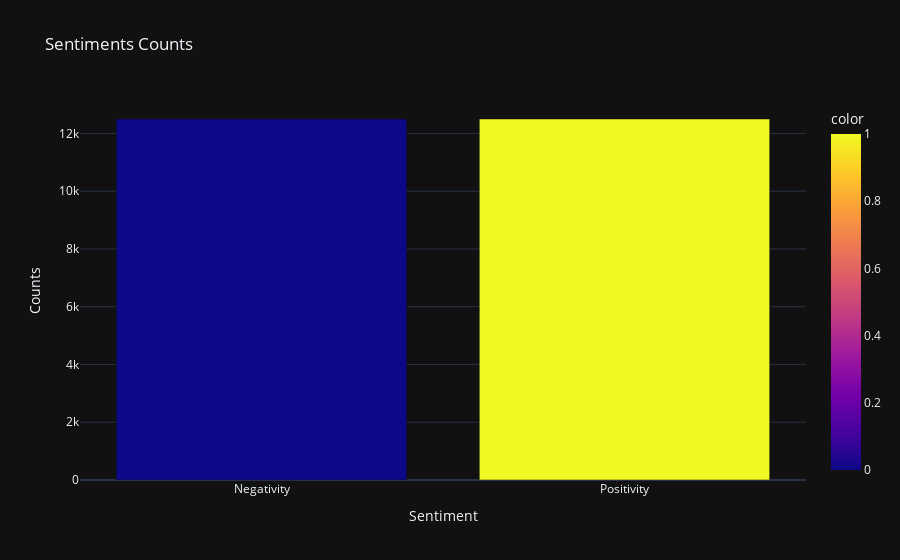

Write notebook code for a chart like this one.
### Code cell
# preprocessing the data
sentiment_counts=train_df['sentiment'].value_counts()

fig= px.bar(x={0:'Negativity', 1:'Positivity'},
           y=sentiment_counts.values,
           color=sentiment_counts.index,
           color_discrete_sequence=px.colors.qualitative.Dark24,
           title='<b>Sentiments Counts')
fig.update_layout(title='Sentiments Counts',
                 xaxis_title='Sentiment',
                 yaxis_title='Counts',
                 template='plotly_dark')

# show the bar chart
fig.show()
pyo.plot(fig,filename= 'Sentiments Counts.html', auto_open=True)

### Figure 1 — Plotly figure (JSON) as saved in the notebook; plotly's stock layout.template omitted (floating-point values rounded to 4 significant figures)
{"data": [{"alignmentgroup": "True", "hovertemplate": "x=%{x}<br>y=%{y}<br>color=%{marker.color}<extra></extra>", "legendgroup": "", "marker": {"color": [0, 1], "coloraxis": "coloraxis", "pattern": {"shape": ""}}, "name": "", "offsetgroup": "", "orientation": "v", "showlegend": false, "textposition": "auto", "type": "bar", "x": ["Negativity", "Positivity"], "xaxis": "x", "y": [12500, 12500], "yaxis": "y"}], "layout": {"barmode": "relative", "coloraxis": {"colorbar": {"title": {"text": "color"}}, "colorscale": [[0, "#0d0887"], [0.1111, "#46039f"], [0.2222, "#7201a8"], [0.3333, "#9c179e"], [0.4444, "#bd3786"], [0.5556, "#d8576b"], [0.6667, "#ed7953"], [0.7778, "#fb9f3a"], [0.8889, "#fdca26"], [1, "#f0f921"]]}, "legend": {"tracegroupgap": 0}, "title": {"text": "Sentiments Counts"}, "xaxis": {"anchor": "y", "domain": [0, 1], "title": {"text": "Sentiment"}}, "yaxis": {"anchor": "x", "domain": [0, 1], "title": {"text": "Counts"}}}}
